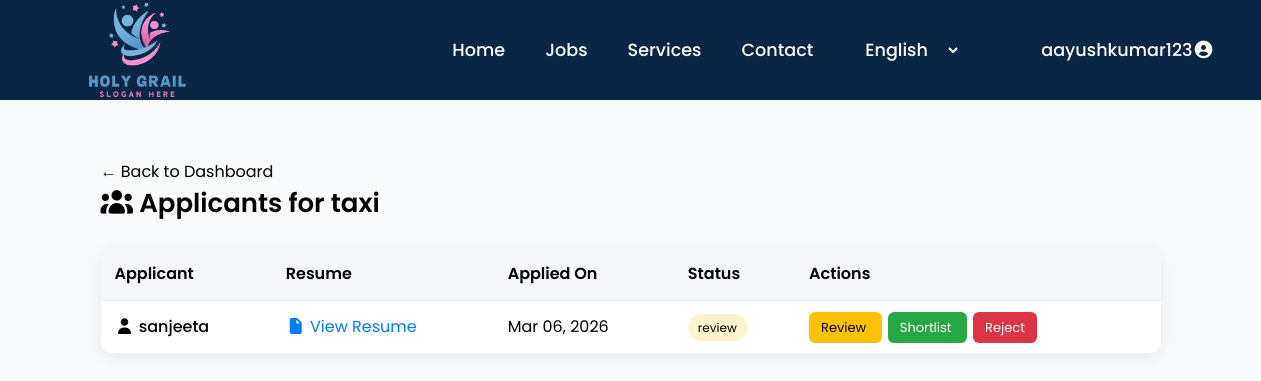
Page /jobs/applicants/9/ (signed in) on the committed database.
### jobs/models.py (models this page shows, shortened)
class Job(models.Model):
    employer = models.ForeignKey(
        settings.AUTH_USER_MODEL,
        on_delete=models.CASCADE,
        related_name="jobs",
        null=True,        # 👈 IMPORTANT
        blank=True
    )
    STATUS_CHOICES = (
        ("open", "Open"),
        ("closed", "Closed"),
    )
    title = models.CharField(max_length=200)
    company_name = models.CharField(max_length=200)
    location = models.CharField(max_length=100)
    job_type = models.CharField(max_length=50)
    companyEmail = models.EmailField(null=True,blank=True)
    salary = models.IntegerField()
    station = models.CharField(max_length=100)
    description = models.TextField(null=True,blank=True)
    created_at = models.DateTimeField(auto_now_add=True)
    experience = models.CharField(max_length=100)
    education= models.CharField(max_length=200)
    skills = models.CharField(max_length=400)
    shift = models.CharField(max_length=50)
    expires_at = models.DateField(null=True, blank=True)
    status = models.CharField(
        max_length=10,
        choices=STATUS_CHOICES,
        default="open"
    )

class JobApplication(models.Model):
    STATUS_CHOICES = [
        ("applied", "Applied"),
        ("reviewing", "Under Review"),
        ("shortlisted", "Shortlisted"),
        ("rejected", "Rejected"),
        ("hired", "Hired"),
    ]
    job = models.ForeignKey("Job", on_delete=models.CASCADE,related_name="applications")
    applicant = models.ForeignKey(settings.AUTH_USER_MODEL, on_delete=models.CASCADE)
    resume = models.FileField(upload_to="resumes/")
    applied_at = models.DateTimeField(auto_now_add=True)
    cover_letter = models.TextField(blank=True, null=True)
    status = models.CharField(
        max_length=20,
        choices=STATUS_CHOICES,
        default="applied"
    )

### jobs/views.py (the view)
# urls.py: path("applicants/<int:job_id>/", views.view_applicants, name="view_applicants"),
def view_applicants(request, job_id):
    job = get_object_or_404(Job, id=job_id, employer=request.user)
    applications = job.applications.all()
    return render(request, "jobs/view_applicants.html", {
        "job": job,
        "applications": applications
    })

### templates/jobs/view_applicants.html
{% extends "home.html" %}
{% load static %}
{% block csslink %}
<link rel="stylesheet" href="{% static 'css/style.css' %}" />
<link rel="stylesheet" href="{% static 'css/applicant.css' %}" />
<link rel="stylesheet" href="https://cdnjs.cloudflare.com/ajax/libs/font-awesome/7.0.1/css/all.min.css" />
{% endblock csslink %}
{% block body %}
<div class="applicants-container">
    <a class="history-btn-back" href="{% url 'jobs:recruiter_dashboard' %}">← Back to Dashboard</a>
    <h2 class="page-title">
        <i class="fa-solid fa-users"></i>
        Applicants for {{ job.title }}
    </h2>
    <div class="table-wrapper">
        <table class="applicants-table">
            <thead>
                <tr>
                    <th>Applicant</th>
                    <th>Resume</th>
                    <th>Applied On</th>
                    <th>Status</th>
                    <th>Actions</th>
                </tr>
            </thead>
            <tbody>
                {% for app in applications %}
                <tr>
                    <td class="applicant-name">
                        <i class="fa-solid fa-user"></i>
                        {{ app.applicant.username }}
                    </td>
                    <td>
                        {% if app.resume %}
                        <a href="{{ app.resume.url }}" target="_blank" class="resume-btn">
                            <i class="fa-solid fa-file"></i> View Resume
                        </a>
                        {% else %}
                        <span class="no-resume">No Resume</span>
                        {% endif %}
                    </td>
                    <td>
                        {{ app.applied_at|date:"M d, Y" }}
                    </td>
                    <td>
                        <span class="status-badge status-{{ app.status }}">
                            {{ app.get_status_display }}
                        </span>
                    </td>
                    <td class="actions">
                        <a href="{% url 'jobs:update_application_status' app.id 'review' %}" class="btn review">
                            Review
                        </a>
                        <a href="{% url 'jobs:update_application_status' app.id 'shortlisted' %}" class="btn shortlist">
                            Shortlist
                        </a>
                        <a href="{% url 'jobs:update_application_status' app.id 'rejected' %}" class="btn reject">
                            Reject
                        </a>
                    </td>
                </tr>
                {% empty %}
                <tr>
                    <td colspan="5" class="no-data">
                        No applicants yet.
                    </td>
                </tr>
                {% endfor %}
            </tbody>
        </table>
    </div>
</div>
{% endblock body %}

### templates/home.html (shortened to what this page needs)
{% load static %}
<!DOCTYPE html>
<html lang="en">
  <head>
    {% block csslink %}{% endblock csslink %}
    <script src="https://cdn.tailwindcss.com"></script>
    <link href="https://unpkg.com/boxicons@2.1.4/css/boxicons.min.css" rel="stylesheet" />
  </head>
  <body class="font-poppins relative bg-gray-50">
    <header class="bg-primary sticky top-0 z-50">
      <nav class="max-w-[1200px] mx-auto px-4">
        <div id="navbar" class="flex justify-between items-center h-[100px]">
          {% if user.profile.role == "seeker" %}
            <a href="{% url 'accounts:seeker_dashboard' %}">
              <img
                class="w-[100px] md:w-[180px]"
                src="{% static 'images/logo.png' %}"
                alt="LOGO"
              />
            </a>
          {% else %}
            <a href="{% url 'accounts:provider_dashboard' %}">
              <img
                class="w-[100px] md:w-[180px]"
                src="{% static 'images/logo.png' %}"
                alt="LOGO"
              />
            </a>
          {% endif %}
          <ul
            id="menu"
            class="hidden md:flex items-center list-none space-x-0 md:space-x-10 text-white font-medium text-[1.1rem]"
          >
          {% if user.profile.role == "seeker" %}
          <li>
            <a href="{% url 'accounts:seeker_dashboard' %}" class="hover:text-accent transition-colors"
              >Home</a
            >
          </li>
          {% else %}
          <li>
            <a href="{% url 'accounts:provider_dashboard' %}" class="hover:text-accent transition-colors"
              >Home</a
            >
          </li>
          {% endif %}
            <li class="relative group z-20">
              {% if user.profile.role == "seeker" %}
              <a href="{% url 'jobs:job_list' %}" class="hover:text-accent transition-colors"
                >Jobs</a
              >
              {% else %}
              <a href="{% url 'jobs:recruiter_dashboard' %}" class="hover:text-accent transition-colors"
                >Jobs</a
              >
              {% endif %}
            </li>
            <li class="relative group z-20">
              <a href="{% url 'Pages:services' %}" class="hover:text-accent transition-colors"
                >Services</a
              >
            </li>
            <li class="relative group">
              <a href="{% url 'Pages:contact' %}" class="hover:text-accent transition-colors"
                >Contact</a
              >
            </li>
            <li>
              <select
                title="language"
                class="lang-option bg-primary text-white p-2 rounded-lg border-none outline-none cursor-pointer md:ml-0"
              >
                <option value="English">English</option>
              </select>
            </li>
            <li class="hidden lg:block ml-10 p-0">
              <div class="signin-buttons relative">
                {% if user.is_authenticated %}
                  <div class="d-flex align-items-center gap-3">
                      <li class="relative group z-20">
                        <span  class="hover:text-accent transition-colors"
                          >{{ user.username }}<i class="fa-solid fa-circle-user"></i></
                    </li>
                  </div>
                  {% endif %}
              </div>
            </li>
          </ul>
        </div>
      </nav>
    </header>
{% block body %}{% endblock body %}
  </body>
</html>

### static/css/style.css (style rules this page uses)
html { scroll-behavior: smooth; }

### static/css/applicant.css (style rules this page uses)
.applicants-container { max-width:1100px; margin:40px auto; padding:20px; }
.page-title { font-size:26px; font-weight:600; margin-bottom:25px; }
.table-wrapper { background:white; border-radius:10px; box-shadow:0 4px 15px rgba(0,0,0,0.08); overflow:hidden; }
.applicants-table { width:100%; border-collapse:collapse; }
.applicants-table th { background:#f5f6fa; text-align:left; padding:14px; font-weight:600; }
.applicants-table td { padding:14px; border-top:1px solid #eee; }
.applicant-name { font-weight:500; }
.resume-btn { color:#007bff; text-decoration:none; }
.actions .btn { padding:6px 12px; border-radius:6px; font-size:13px; text-decoration:none; margin-right:6px; }
.btn.review { background:#ffc107; color:black; }
.btn.shortlist { background:#28a745; color:white; }
.btn.reject { background:#dc3545; color:white; }
.status-badge { padding:5px 10px; border-radius:20px; font-size:12px; }
.status-review { background:#fff3cd; }

### rows in the picture
Job: title "taxi"
JobApplication: applicant.username "sanjeeta", applied_at "Mar 06, 2026", status "review"

### other values in the picture
{{ user.username }} "aayushkumar123"
